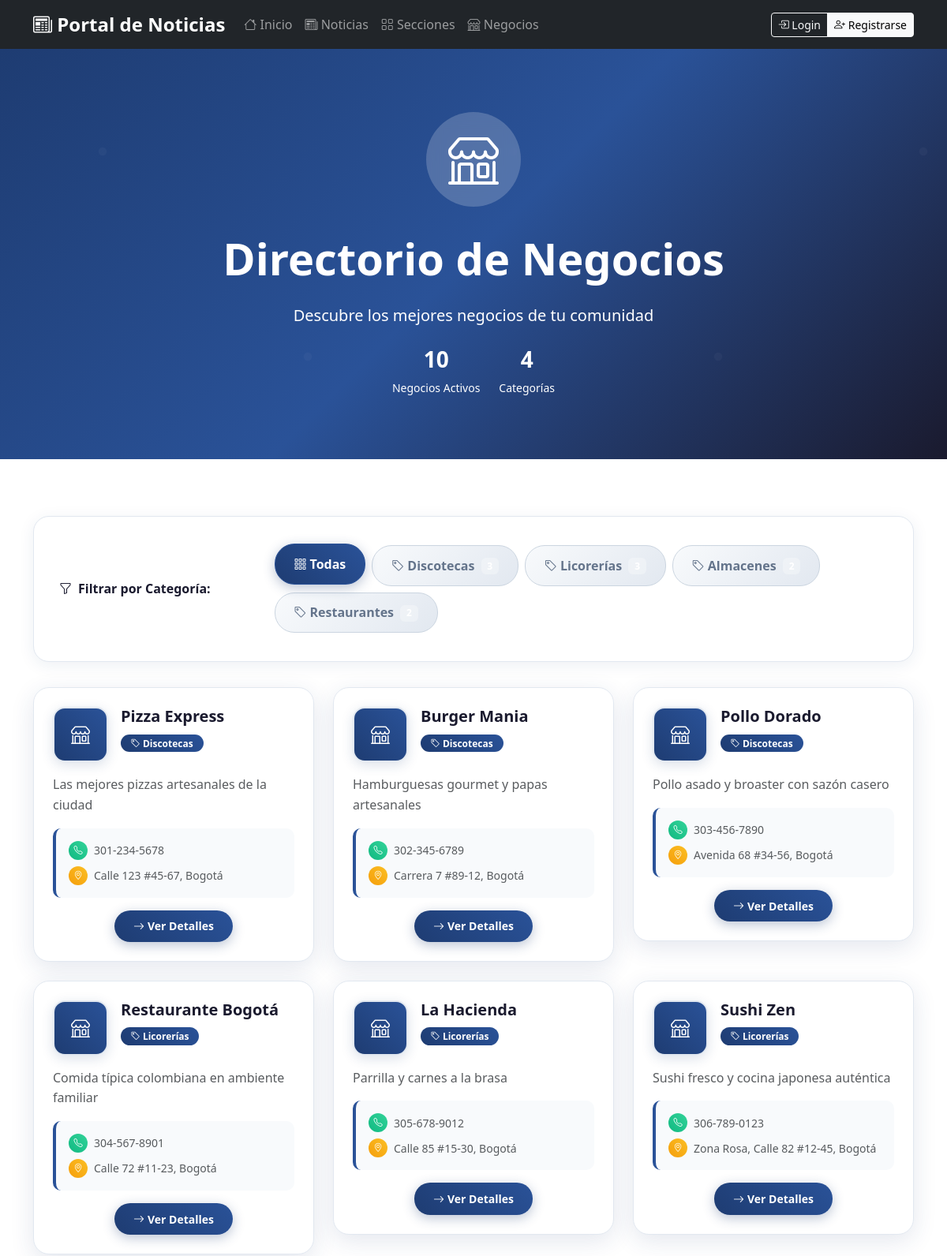
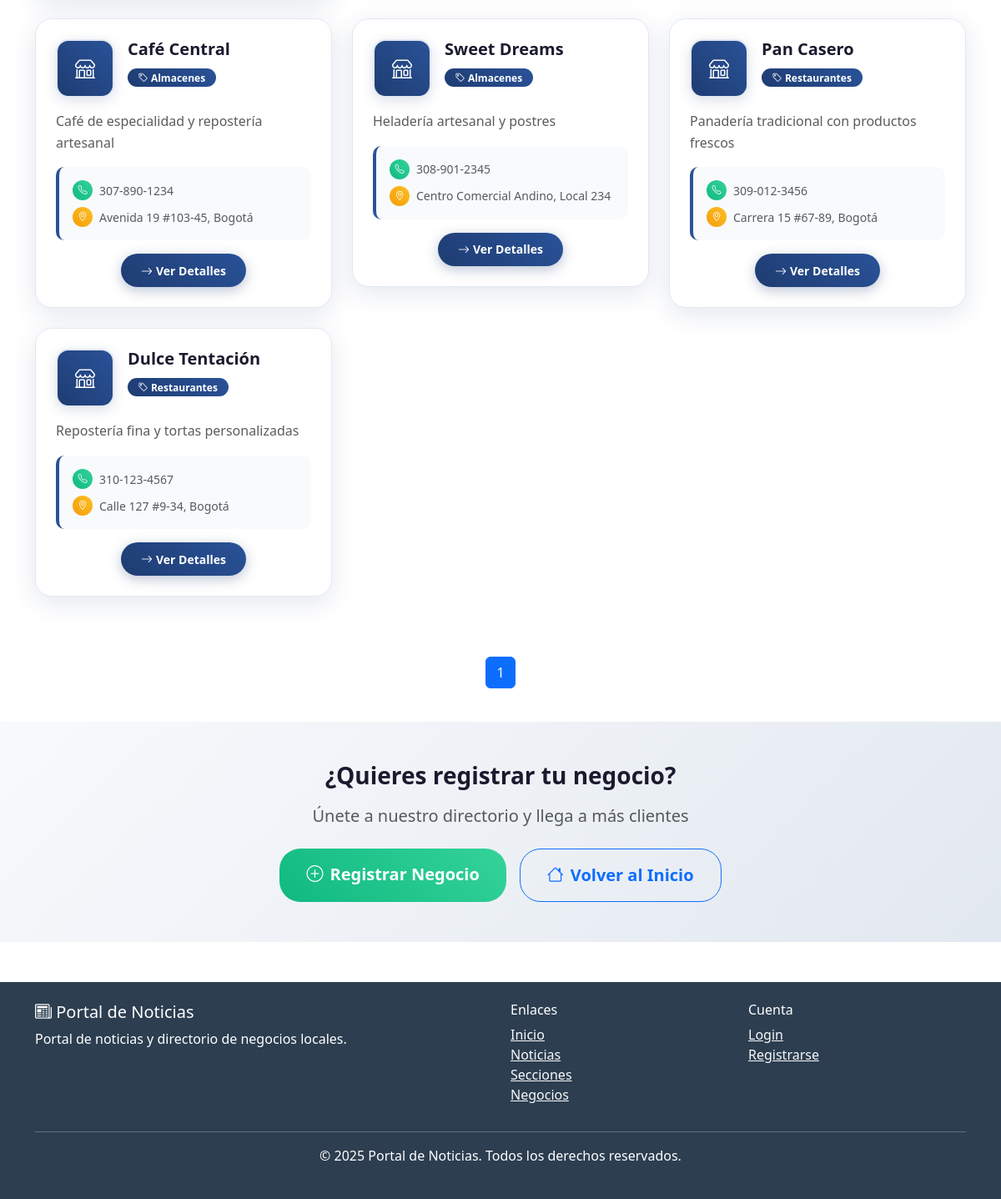
The page /clone/portal_noticias/business on the database its author committed (2 pictures, top to bottom).
### tables this page shows
CREATE TABLE `sections` (
  `id` int(10) UNSIGNED NOT NULL,
  `slug` varchar(120) NOT NULL,
  `title` varchar(150) NOT NULL,
  `description` text DEFAULT NULL,
  `sort_order` int(11) NOT NULL DEFAULT 0,
  `created_at` timestamp NOT NULL DEFAULT current_timestamp()
);

CREATE TABLE `businesses` (
  `id` int(10) UNSIGNED NOT NULL,
  `section_id` int(10) UNSIGNED NOT NULL,
  `name` varchar(200) NOT NULL,
  `slug` varchar(230) NOT NULL,
  `short_description` varchar(255) DEFAULT NULL,
  `description` text DEFAULT NULL,
  `advertisement_text` text DEFAULT NULL,
  `mission` text DEFAULT NULL,
  `vision` text DEFAULT NULL,
  `logo_path` varchar(255) DEFAULT NULL,
  `website` varchar(255) DEFAULT NULL,
  `phone` varchar(60) DEFAULT NULL,
  `address` varchar(255) DEFAULT NULL,
  `is_published` tinyint(1) NOT NULL DEFAULT 1,
  `status` tinyint(1) NOT NULL DEFAULT 1 COMMENT '1=Activo, 2=Inactivo',
  `created_by` int(10) UNSIGNED DEFAULT NULL,
  `created_at` timestamp NOT NULL DEFAULT current_timestamp(),
  `updated_at` timestamp NULL DEFAULT NULL ON UPDATE current_timestamp(),
  `is_open` tinyint(1) NOT NULL DEFAULT 1 COMMENT 'Si el negocio está abierto (1) o cerrado (0)',
  `closed_reason` varchar(255) DEFAULT NULL COMMENT 'Razón por la cual está cerrado si is_open = 0',
  `business_hours` longtext DEFAULT NULL COMMENT 'Horarios de atención del negocio en formato JSON' CHECK (json_valid(`business_hours`))
);

### models/Business.php (called while the page is built, shortened)
<?php
class Business {
    private $db;
    public function __construct($database) {
        $this->db = $database;
    }
    public function getPublished($limit = null, $offset = 0, $sectionId = null) {
        $sql = "SELECT b.*, s.title as section_title
                FROM businesses b
                LEFT JOIN sections s ON b.section_id = s.id
                WHERE b.is_published = 1";
        $params = [];
        $sql .= " ORDER BY b.created_at DESC";
        if ($limit) {
            $sql .= " LIMIT ? OFFSET ?";
            $params[] = $limit;
            $params[] = $offset;
        }
        return $this->db->fetchAll($sql, $params);
    }
}
?>

### config/MeekroDB.php (called while the page is built, shortened)
<?php
class MeekroDB {
    public static $host = 'localhost';
    public static $port = 3306;
    public static $dbName = '';
    public static $user = '';
    public static $password = '';
    public static $encoding = 'utf8mb4';
    protected static $instance;
    protected static $mysqliInstance;
    public static function get() {
        if (!self::$instance) {
            self::$instance = new self();
        }
        return self::$instance;
    }
    public function __construct() {
        if (!self::$mysqliInstance) {
            self::$mysqliInstance = new mysqli(
                self::$host,
                self::$user,
                self::$password,
                self::$dbName,
                self::$port
            );
            self::$mysqliInstance->set_charset(self::$encoding);
        }
    }
    public static function query($query, ...$params) {
        $stmt = self::$mysqliInstance->prepare($query);
        if (!empty($params)) {
            $types = '';
            $values = [];
            foreach ($params as $param) {
                if (is_int($param)) {
                    $types .= 'i';
                } elseif (is_float($param)) {
                    $types .= 'd';
                } else {
                    $types .= 's';
                }
                $values[] = $param;
            }
            $stmt->bind_param($types, ...$values);
        }
        $stmt->execute();
        return $stmt;
    }
    public static function queryAllRows($query, ...$params) {
        $stmt = self::query($query, ...$params);
        $result = $stmt->get_result();
        if ($result) {
            return $result->fetch_all(MYSQLI_ASSOC);
        }
        return [];
    }
}
?>

### config/Database.php (called while the page is built, shortened)
<?php
require_once __DIR__ . '/MeekroDB.php';
class Database {
    public function fetchAll($sql, $params = []) {
        try {
            if (empty($params)) {
                return MeekroDB::queryAllRows($sql);
            } else {
                return MeekroDB::queryAllRows($sql, ...$params);
            }
        } catch (Exception $e) {
            throw new Exception('Error en consulta: ' . $e->getMessage());
        }
    }
}
?>

### models/Section.php (called while the page is built, shortened)
<?php
class Section {
    private $db;
    public function __construct($database) {
        $this->db = $database;
    }
    public function getAllWithBusinessCount() {
        $sql = "SELECT s.*, COUNT(b.id) as business_count
                FROM sections s
                LEFT JOIN businesses b ON s.id = b.section_id AND b.is_published = 1
                GROUP BY s.id
                ORDER BY s.sort_order ASC";
        return $this->db->fetchAll($sql);
    }
}
?>

### config/config.php (called while the page is built, shortened)
<?php
function truncateText($text, $length = 150) {
    if (strlen($text) <= $length) return $text;
    return substr($text, 0, $length) . '...';
}
?>

### views/business/index.php (the view, shortened to what this page needs)
<div class="hero-section">
    <div class="container">
        <div class="row">
            <div class="col-lg-8 mx-auto text-center">
                <div class="hero-icon">
                    <i class="bi bi-shop"></i>
                </div>
                <h1 class="display-4 fw-bold mb-4">Directorio de Negocios</h1>
                <p class="lead mb-4">Descubre los mejores negocios de tu comunidad</p>
                <div class="d-flex justify-content-center gap-4 flex-wrap">
                    <div class="text-center">
                        <div class="h3 fw-bold"><?= count($businesses) ?></div>
                        <div class="small">Negocios Activos</div>
                    </div>
                    <div class="text-center">
                        <div class="h3 fw-bold"><?= count($sections) ?></div>
                        <div class="small">Categorías</div>
                    </div>
                </div>
            </div>
        </div>
    </div>
</div>
<div class="container py-4">
    <div class="filter-section">
        <div class="row align-items-center">
            <div class="col-md-3">
                <h6 class="fw-bold mb-3 mb-md-0" style="color: #1a1a2e;">
                    <i class="bi bi-funnel me-2"></i>Filtrar por Categoría:
                </h6>
            </div>
            <div class="col-md-9">
                <div class="d-flex flex-wrap">
                    <a href="<?= BASE_URL ?>business" class="btn filter-btn <?= !$currentSection ? 'active' : '' ?>">
                        <i class="bi bi-grid-3x3-gap me-1"></i>Todas
                    </a>
                    <?php foreach ($sections as $section): ?>
                    <a href="<?= BASE_URL ?>business?section=<?= $section['id'] ?>"
                       class="btn filter-btn <?= $currentSection == $section['id'] ? 'active' : '' ?>">
                        <i class="bi bi-tag me-1"></i><?= htmlspecialchars($section['title']) ?>
                        <span class="badge ms-1" style="background: rgba(255,255,255,0.3);"><?= $section['business_count'] ?></span>
                    </a>
                    <?php endforeach; ?>
                </div>
            </div>
        </div>
    </div>
    <?php if (!empty($businesses)): ?>
    <div class="row">
        <?php foreach ($businesses as $index => $business): ?>
        <div class="col-lg-4 col-md-6 mb-4">
            <div class="business-card" style="animation: fadeInUp 0.6s ease-out <?= $index * 0.1 ?>s both;">
                <div class="card-body p-4">
                    <div class="d-flex align-items-start mb-3">
                        <?php if ($business['logo_path']): ?>
                        <img src="<?= UPLOAD_URL . $business['logo_path'] ?>"
                             class="business-logo me-3"
                             alt="<?= htmlspecialchars($business['name']) ?>">
                        <?php else: ?>
                        <div class="bg-secondary business-logo me-3 d-flex align-items-center justify-content-center">
                            <i class="bi bi-shop text-white fs-4"></i>
                        </div>
                        <?php endif; ?>
                        <div class="flex-grow-1">
                            <h5 class="card-title mb-2">
                                <a href="index.php?controller=business&action=show&id=<?= $business['id'] ?>"
                                   class="text-decoration-none" style="color: #1a1a2e; font-weight: 700;">
                                    <?= htmlspecialchars($business['name']) ?>
                                </a>
                            </h5>
                            <span class="badge" style="background: linear-gradient(45deg, #1e3c72, #2a5298); color: white; border-radius: 15px; font-size: 0.75rem; padding: 0.3rem 0.8rem;">
                                <i class="bi bi-tag"></i> <?= $business['section_title'] ?>
                            </span>
                        </div>
                    </div>
                    <p class="card-text text-muted mb-3" style="line-height: 1.6;">
                        <?= truncateText($business['short_description'], 120) ?>
                    </p>
                    <?php if ($business['phone'] || $business['address']): ?>
                    <div class="contact-info">
                        <?php if ($business['phone']): ?>
                        <div class="d-flex align-items-center mb-2">
                            <div class="contact-icon phone me-2">
                                <i class="bi bi-telephone text-white" style="font-size: 0.7rem;"></i>
                            </div>
                            <small class="text-muted fw-500"><?= htmlspecialchars($business['phone']) ?></small>
                        </div>
                        <?php endif; ?>
                        <?php if ($business['address']): ?>
                        <div class="d-flex align-items-center">
                            <div class="contact-icon location me-2">
                                <i class="bi bi-geo-alt text-white" style="font-size: 0.7rem;"></i>
                            </div>
                            <small class="text-muted fw-500"><?= htmlspecialchars(truncateText($business['address'], 50)) ?></small>
                        </div>
                        <?php endif; ?>
                    </div>
                    <?php endif; ?>
                    <div class="text-center mt-3">
                        <a href="index.php?controller=business&action=show&id=<?= $business['id'] ?>"
                           class="btn btn-sm btn-primary-gradient">
                            <i class="bi bi-arrow-right me-1"></i>Ver Detalles
                        </a>
                    </div>
                </div>
            </div>
        </div>
        <?php endforeach; ?>
    </div>
    <?php if (isset($pagination) && !empty($pagination)): ?>
    <div class="d-flex justify-content-center mt-5">
        <nav aria-label="Paginación de negocios">
            <ul class="pagination">
                <?php if (isset($pagination['pages'])): ?>
                    <?php foreach ($pagination['pages'] as $page): ?>
                    <li class="page-item <?= $page['current'] ? 'active' : '' ?>">
                        <a class="page-link" href="<?= $page['url'] ?>"><?= $page['number'] ?></a>
                    </li>
                    <?php endforeach; ?>
                <?php endif; ?>
            </ul>
        </nav>
    </div>
    <?php endif; ?>
    <?php endif; ?>
</div>
<section class="py-5 cta-section">
    <div class="container">
        <div class="row">
            <div class="col-lg-8 mx-auto text-center">
                <h3 class="fw-bold mb-3" style="color: #1a1a2e;">¿Quieres registrar tu negocio?</h3>
                <p class="lead text-muted mb-4">Únete a nuestro directorio y llega a más clientes</p>
                <div class="d-flex justify-content-center gap-3 flex-wrap">
                    <a href="<?= BASE_URL ?>register" class="btn btn-lg btn-success-gradient">
                        <i class="bi bi-plus-circle me-2"></i>Registrar Negocio
                    </a>
                    <a href="<?= BASE_URL ?>" class="btn btn-outline-primary btn-lg" style="border-radius: 25px; padding: 1rem 2rem; font-weight: 600;">
                        <i class="bi bi-house me-2"></i>Volver al Inicio
                    </a>
                </div>
            </div>
        </div>
    </div>
</section>

### views/layout/main.php (style rules this page uses)
.hero-section { background: linear-gradient(135deg, #1e3c72 0%, #2a5298 50%, #1a1a2e 100%); color: white; padding: 5rem 0; margin-bottom: 3rem; position: relative; overflow: hidden; }
.hero-section::before { content: ''; position: absolute; top: 0; left: 0; right: 0; bottom: 0; opacity: 0.3; }
.hero-icon { width: 120px; height: 120px; background: rgba(255,255,255,0.2); border-radius: 50%; display: flex; align-items: center; justify-content: center; margin: 0 auto 2rem; backdrop-filter: blur(10px); }
.hero-icon i { font-size: 4rem; }
.filter-section { background: white; padding: 2rem; border-radius: 20px; box-shadow: 0 4px 20px rgba(30, 60, 114, 0.08); margin-bottom: 2rem; border: 1px solid #e2e8f0; }
.filter-btn { background: linear-gradient(135deg, #f8fafc 0%, #e2e8f0 100%); border: 1px solid #cbd5e0; color: #64748b; padding: 0.8rem 1.5rem; border-radius: 25px; transition: all 0.3s ease; margin: 0.25rem; font-weight: 600; }
.filter-btn:hover, .filter-btn.active { background: linear-gradient(45deg, #1e3c72, #2a5298); color: white; border-color: #2a5298; transform: translateY(-2px); box-shadow: 0 4px 15px rgba(30, 60, 114, 0.3); }
.business-logo { width: 70px; height: 70px; object-fit: cover; border-radius: 15px; box-shadow: 0 4px 15px rgba(30, 60, 114, 0.15); border: 2px solid #e2e8f0; transition: all 0.3s ease; }
.business-logo.bg-secondary { background: linear-gradient(45deg, #1e3c72, #2a5298) !important; }
.contact-info { background: #f8fafc; padding: 1rem; border-radius: 10px; margin-top: 1rem; border-left: 4px solid #2a5298; }
.btn-primary-gradient { background: linear-gradient(45deg, #1e3c72, #2a5298); color: white; border: none; border-radius: 20px; padding: 0.6rem 1.5rem; font-weight: 600; box-shadow: 0 4px 15px rgba(30, 60, 114, 0.3); transition: all 0.3s ease; }
.btn-success-gradient { background: linear-gradient(45deg, #10b981, #34d399); color: white; border-radius: 25px; padding: 1rem 2rem; font-weight: 600; border: none; }
.cta-section { background: linear-gradient(135deg, #f8fafc 0%, #e2e8f0 100%); }
.contact-icon { width: 24px; height: 24px; border-radius: 50%; display: flex; align-items: center; justify-content: center; }
.contact-icon.phone { background: linear-gradient(45deg, #10b981, #34d399); }
.contact-icon.location { background: linear-gradient(45deg, #f59e0b, #fbbf24); }
.business-card { transition: all 0.4s cubic-bezier(0.4, 0, 0.2, 1); border: none; border-radius: 20px; box-shadow: 0 8px 30px rgba(30, 60, 114, 0.12); background: white; border: 1px solid #e2e8f0; overflow: hidden; position: relative; }
.business-card::before { content: ''; position: absolute; top: 0; left: 0; width: 4px; height: 100%; background: linear-gradient(to bottom, #1e3c72, #2a5298); transform: scaleY(0); transition: transform 0.3s ease; }
.business-card .card-body { padding: 2rem; }
.business-card .card-title a { color: #1a1a2e; font-weight: 700; transition: color 0.3s ease; }

### rows shown on the page
sections: title "Discotecas"
sections: title "Licorerías"
sections: title "Almacenes"
sections: title "Restaurantes"
businesses: name "Pizza Express", section.title "Discotecas", short_description "Las mejores pizzas artesanales de la ciudad", phone "301-234-5678", address "Calle 123 #45-67, Bogotá"
businesses: name "Burger Mania", section.title "Discotecas", short_description "Hamburguesas gourmet y papas artesanales", phone "302-345-6789", address "Carrera 7 #89-12, Bogotá"
businesses: name "Pollo Dorado", section.title "Discotecas", short_description "Pollo asado y broaster con sazón casero", phone "303-456-7890", address "Avenida 68 #34-56, Bogotá"
businesses: name "Restaurante Bogotá", section.title "Licorerías", short_description "Comida típica colombiana en ambiente familiar", phone "304-567-8901", address "Calle 72 #11-23, Bogotá"
businesses: name "La Hacienda", section.title "Licorerías", short_description "Parrilla y carnes a la brasa", phone "305-678-9012", address "Calle 85 #15-30, Bogotá"
businesses: name "Sushi Zen", section.title "Licorerías", short_description "Sushi fresco y cocina japonesa auténtica", phone "306-789-0123", address "Zona Rosa, Calle 82 #12-45, Bogotá"
businesses: name "Café Central", section.title "Almacenes", short_description "Café de especialidad y repostería artesanal", phone "307-890-1234", address "Avenida 19 #103-45, Bogotá"
businesses: name "Sweet Dreams", section.title "Almacenes", short_description "Heladería artesanal y postres", phone "308-901-2345", address "Centro Comercial Andino, Local 234"
businesses: name "Pan Casero", section.title "Restaurantes", short_description "Panadería tradicional con productos frescos", phone "309-012-3456", address "Carrera 15 #67-89, Bogotá"
businesses: name "Dulce Tentación", section.title "Restaurantes", short_description "Repostería fina y tortas personalizadas", phone "310-123-4567", address "Calle 127 #9-34, Bogotá"

### other values the page prints
SITE_NAME "Portal de Noticias"
count($businesses) "10"
count($sections) "4"
$page['number'] "1"
